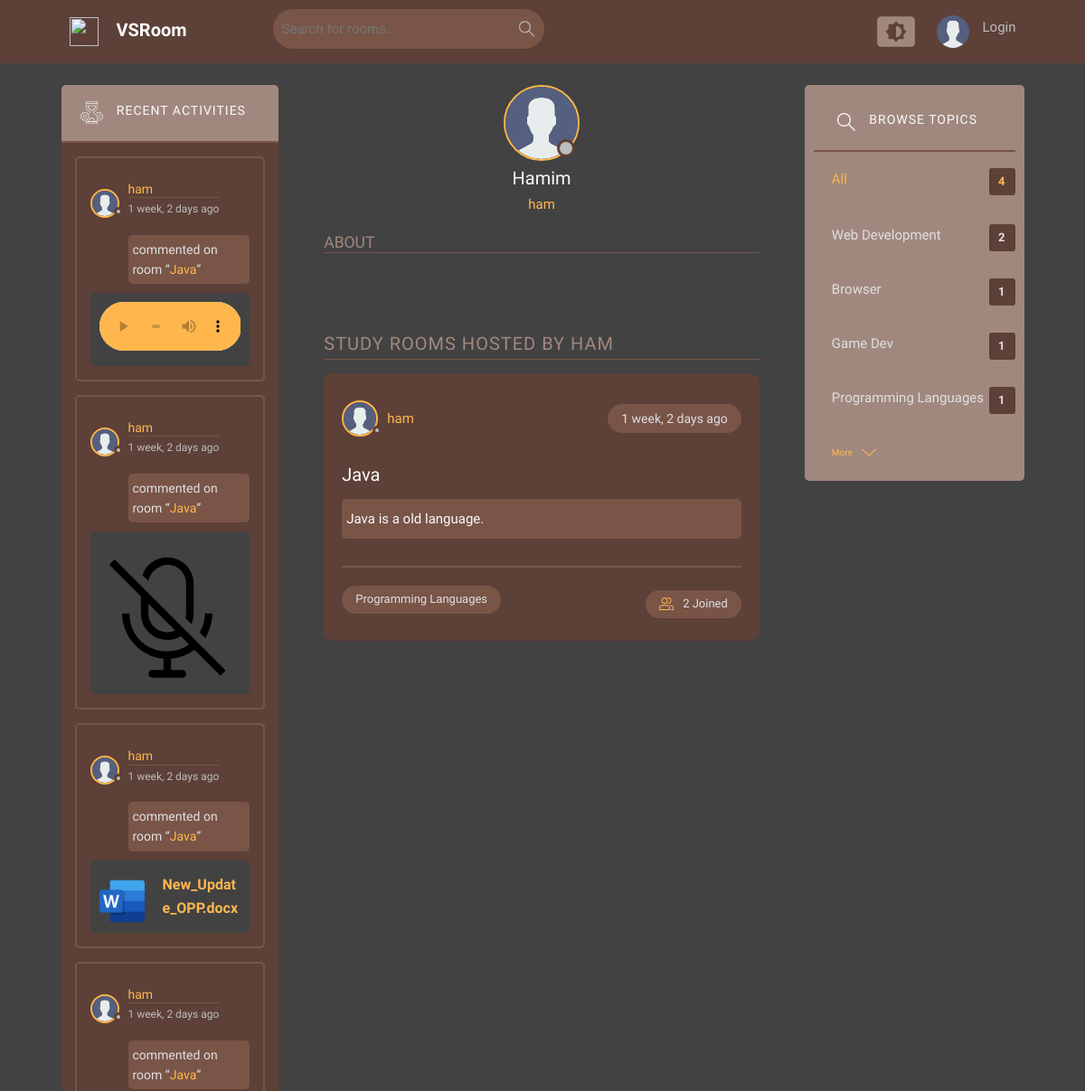
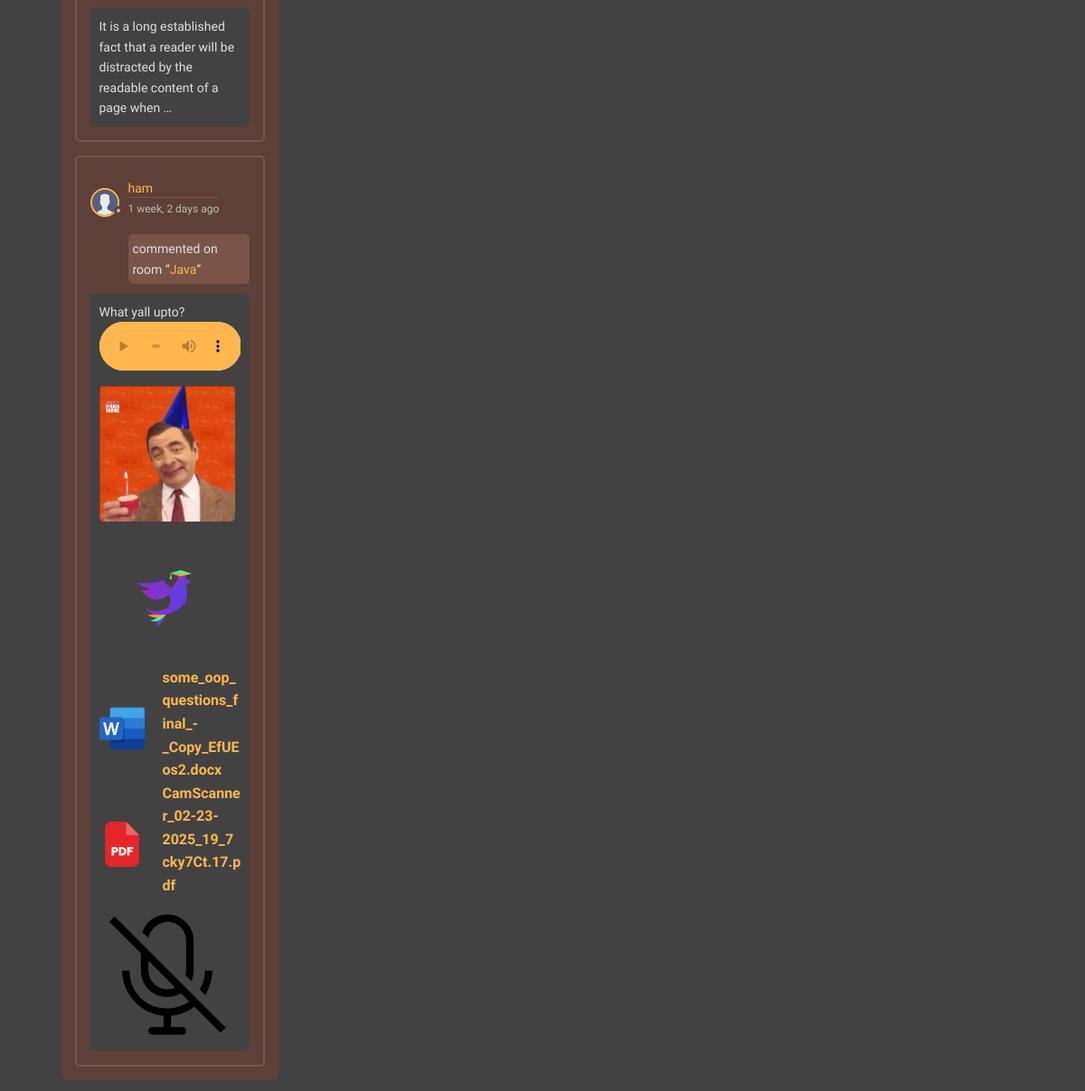
The app's page /profile/13/ with its own data (2 pictures, top to bottom).
### base/models.py (models this page shows, shortened)
class Message(models.Model):
    user = models.ForeignKey(User, on_delete=models.CASCADE)
    room = models.ForeignKey(Room, on_delete=models.CASCADE)
    body = models.TextField(blank=True)
    updated = models.DateTimeField(auto_now=True)
    created = models.DateTimeField(auto_now_add=True)
    class Meta:
        ordering = ['-updated', '-created']

class User(AbstractUser):
    name = models.CharField(max_length=200, null=True)
    email = models.EmailField(unique=True ,null=True)
    bio = models.TextField(null=True, blank=True)
    avatar = models.ImageField(upload_to=user_avatar_path, null=True, default="avatar.svg")
    USERNAME_FIELD = 'email'
    REQUIRED_FIELDS = ['username']

class Room(models.Model):
    host = models.ForeignKey(User, on_delete=models.SET_NULL, null=True)
    topic = models.ForeignKey(Topic, on_delete=models.SET_NULL, null=True, blank=True)
    name = models.CharField(max_length=200)
    description = models.TextField(null=True, blank=True)
    participants = models.ManyToManyField(User, related_name='participants', blank=True)
    updated = models.DateTimeField(auto_now=True)
    created = models.DateTimeField(auto_now_add=True)
    class Meta:
        ordering = ['-updated', '-created']
    def __str__(self):
        return str(self.name)

class MessageFile(models.Model):
    message = models.ForeignKey(Message, on_delete=models.CASCADE, related_name='files')
    file = models.FileField(upload_to='messages/')
    original_name = models.CharField(max_length=255, default="unknown")

class Topic(models.Model):
    name = models.CharField(max_length=200)

### base/views.py (the view)
# urls.py: path('profile/<str:pk>/', views.userProfile, name='user-profile'),
def userProfile(request, pk):
    user = User.objects.get(id=pk)
    rooms = user.room_set.all().order_by('-created')
    paginator = Paginator(rooms, 4)
    page_number = request.GET.get("page")
    page_obj = paginator.get_page(page_number)
    messages = user.message_set.all()
    topics = Topic.objects.all()
    return render(request, 'base/profile.html', {
        'user': user,
        'rooms': page_obj,
        'messages': messages,
        'topics': topics
    })

### base/templates/base/profile.html (shortened to what this page needs)
{% extends 'base/main.html' %}
{% block text %}
  <main class="profile-page layout layout--3">
    <div class="container">
      {% include 'base/activity_component.html' %}
      <div class="roomList">
        <div class="profile">
          <div class="profile__avatar">
            <div class="avatar avatar--large {% if request.user != user %}inactive{% else %}active{% endif %}">
                <img src="{{ user.avatar.url|default:'/static/Images/avatar.svg' }}" />
              </div>
          </div>
          <div class="profile__info">
            <h3>{{ user.name }}</h3>
            <p>{{ user.username }}</p>
          </div>
          <div class="profile__about">
            <h3>About</h3>
          </div>
        </div>
        <div class="roomList__header">
          <div>
            <h2>Study Rooms Hosted by {{ user.username }}</h2>
          </div>
        </div>
        {% include 'base/room_component.html' with rooms=rooms %}
      </div>
      {% include 'base/topic_component.html' %}
    </div>
  </main>
{% endblock text %}

### base/templates/base/main.html (shortened to what this page needs)
<!DOCTYPE html>
{% load static %}
<html lang="en">
  <head>
    <link href="https://cdn.jsdelivr.net/npm/bootstrap@5.3.3/dist/css/bootstrap.min.css"
          rel="stylesheet"
>
    <link rel="stylesheet" href="{% static 'styles/style.css' %}" />
  </head>
  <body>
    {% include 'base/nav.html' %}
    {% block text %}{% endblock %}
  </body>
</html>

### base/templates/base/nav.html (shortened to what this page needs)
{% load static %}
<header class="header header--loggedIn">
  <div class="container">
    <a href="{% url 'home' %}" class="header__logo">
      <img src="{% static 'Images/poetry.png' %}" />
      <h1>VSRoom</h1>
    </a>
    <form class="header__search nav__search" method="GET" action="{% url 'home' %}">
      <label>
        <input name="q" placeholder="Search for rooms..." />
      </label>
    </form>
    <nav class="header__menu">
      <div class="dropdown-container">
        <div class="color-theme-menu">
        </div>
      </div>
      {% if request.user.is_authenticated %}
      <div class="header__user">
        <a href="{% url 'user-profile' request.user.id %}">
          <div class="avatar avatar--medium active">
            <img src="{{request.user.avatar.url}}" />
          </div>
          <p>{{request.user.name}}<span>{{request.user.username}}</span></p>
        </a>
        <button class="dropdown-button">
          <svg version="1.1" xmlns="http://www.w3.org/2000/svg" width="32" height="32" viewBox="0 0 32 32">
            <title>chevron-down</title>
            <path d="M16 21l-13-13h-3l16 16 16-16h-3l-13 13z"></path>
          </svg>
        </button>
      </div>
      {% else %}
      <a href="{% url 'login' %}">
        <img src="{% static 'Images/avatar.svg' %}" />
        <p>Login</p>
      </a>
      {% endif %}
    </nav>
  </div>
</header>

### base/templates/base/activity_component.html (shortened to what this page needs)
{% load static %}
<div class="activities">
  <div class="activities__header">
    <h2>Recent Activities</h2>
  </div>
  {% for message in messages %}
    <div class="activities__box">
      <div class="activities__boxHeader roomListRoom__header">
        <a href="{% url 'user-profile' message.user.id %}"
           class="roomListRoom__author">
          <div class="avatar avatar--small {% if request.user != message.user %}inactive{% else %}active{% endif %}">
            <img src="{{ message.user.avatar.url }}" />
          </div>
          <p>
            {{ message.user.username }}
            <span>{{ message.created | timesince }} ago</span>
          </p>
        </a>
      </div>
      <div class="activities__boxContent">
        <p>
          commented on room “<a href="{% url 'room' message.room.id %}">{{ message.room }}</a>”
        </p>
        <div class="activities__boxRoomContent">
          {{ message.body| truncatewords:20 }}
          {% if message.audiomessage.all %}
          <div class="message__audio">
            <audio controls class="audioPlayer">
              <source src="{{ message.audiomessage.first.audio_file.url }}"
                      type="audio/wav">
            </audio>
          </div>
        {% endif %}
          {% if message.files.all %}
            <div class="message__files">
              {% for file in message.files.all %}
                <div class="message__file">
                  {% with file.file.url|lower as file_url %}
                    {% if file_url|slice:'-4:' == ".png" or file_url|slice:'-4:' == ".jpg" or file_url|slice:'-5:' == ".jpeg" or file_url|slice:'-4:' == ".gif" or file_url|slice:'-4:' == ".svg" %}
                      <img src="{{ file.file.url }}" alt="Uploaded Image" class="uploaded-image">
                    {% else %}
                      {% with file_url|slice:'-1:' as ext %}
                        {% with file_url|slice:'-2:' as ext2 %}
                          {% with file_url|slice:'-3:' as ext3 %}
                            {% with file_url|slice:'-4:' as ext4 %}
                              {% with file_url|slice:'-5:' as ext5 %}
                                {% if ext3 == "pdf" %}
                                  <img src="{% static 'Images/icons/pdf_icon.png' %}" class="file-icon">
                                {% elif ext3 == "txt" %}
                                  <img src="{% static 'Images/icons/txt_icon.png' %}" class="file-icon">
                                {% elif ext4 == "docx" %}
                                  <img src="{% static 'Images/icons/docx_icon.png' %}" class="file-icon">
                                {% elif ext4 == "xlsx" %}
                                  <img src="{% static 'Images/icons/xlsx_icon.png' %}" class="file-icon">
                                {% elif ext2 == "py" %}
                                  <img src="{% static 'Images/icons/py_icon.png' %}" class="file-icon">
                                {% elif ext == "c" %}
                                  <img src="{% static 'Images/icons/c_icon.png' %}" class="file-icon">
                                {% elif ext3 == "cpp" or ext3 == "c++" %}
                                  <img src="{% static 'Images/icons/cpp_icon.png' %}" class="file-icon">
                                {% elif ext4 == "html" %}
                                  <img src="{% static 'Images/icons/html_icon.png' %}" class="file-icon">
                                {% elif ext3 == "css" %}
                                  <img src="{% static 'Images/icons/css_icon.png' %}" class="file-icon">
                                {% elif ext3 == "zip" %}
                                  <img src="{% static 'Images/icons/zip_icon.png' %}" class="file-icon">
                                {% elif ext3 == "mp3" %}
                                  <audio controls class="audioPlayer">
                                    <source src="{{ file.file.url }}" type="audio/mp3">
                                  </audio>
                                {% elif ext3 == "wav" %}
                                  <audio controls class="audioPlayer">
                                    <source src="{{ file.file.url }}" type="audio/wav">
                                  </audio>
                                {% elif ext3 == "mkv" %}
                                  <img src="{% static 'Images/icons/mkv_icon.png' %}" class="file-icon">
                                {% elif ext3 == "mp4" %}
                                  <video class="videoPlayer" controls>
                                    <source src="{{ file.file.url }}" type="video/mp4">
                                  </video>
                                {% else %}
                                  <img src="{% static 'Images/icons/default_file_icon.png' %}"
                                       class="file-icon">
                                {% endif %}
                              {% endwith %}
                            {% endwith %}
                          {% endwith %}
                        {% endwith %}
                      {% endwith %}
                      <span class="file-link">
                        <a href="{{ file.file.url }}" target="_blank">{{ file.file.name|cut:"messages/" }}</a>
                      </span>
                    {% endif %}
                  {% endwith %}
                </div>
              {% endfor %}
            </div>
          {% endif %}
        </div>
      </div>
    </div>
  {% endfor %}
</div>

### base/templates/base/room_component.html (shortened to what this page needs)
<div class="room-slider">
  {% for room in rooms %}
  <div class="roomListRoom">
    <div class="roomListRoom__header">
      <a href="{% url 'user-profile' room.host.id %}" class="roomListRoom__author">
        <div class="avatar avatar--medium {% if request.user != room.host %}inactive{% else %}active{% endif %}">
          <img src="{{ room.host.avatar.url }}" />
        </div>
        <span>{{ room.host.username }}</span>
      </a>
      <div class="roomListRoom__actions">
        <span>{{ room.created | timesince }} ago</span>
      </div>
    </div>
    <a href="{% url 'room' room.id %}" class="roomListRoom__content">
      <h3>{{ room.name }}</h3>
      {% if room.description %}
      <p>{{ room.description }}</p>
      {% endif %}
    </a>
    <div class="roomListRoom__meta">
      <p class="roomListRoom__topic">{{ room.topic.name }}</p>
      <a href="{% url 'room' room.id %}" class="roomListRoom__joined">
        {{ room.participants.all.count }} Joined
      </a>
    </div>
  </div>
  {% empty %}
  <p>No rooms available.</p>
  {% endfor %}
</div>

### base/templates/base/topic_component.html (shortened to what this page needs)
<div class="topics">
    <div class="topics__header">
        <h2>Browse Topics</h2>
    </div>
    <ul class="topics__list">
        <li>
            <a href="{% url 'home' %}" class="active">All <span class="topic-count">{{topics.count}}</span></a>
        </li>
        {% for topic in topics|slice:":4" %}
        <li>
            <a href="{% url 'home' %}?q={{topic.name}}">{{topic.name}}<span class="topic-count">{{topic.room_set.all.count}}</span></a>
        </li>
        {% endfor %}
        <a class="btn btn--link" href="{% url 'topics' %}">
            More
            <svg version="1.1" xmlns="http://www.w3.org/2000/svg" width="32" height="32" viewBox="0 0 32 32">
                <title>chevron-down</title>
                <path d="M16 21l-13-13h-3l16 16 16-16h-3l-13 13z"></path>
            </svg>
        </a>
    </ul>
</div>

### records on screen
Message: user.avatar (placeholder picture), user.username "ham", created "1 week, 2 days", room "Java"
Message: user.avatar (placeholder picture), user.username "ham", created "1 week, 2 days", room "Java"
MessageFile: file (picture)
Message: user.avatar (placeholder picture), user.username "ham", created "1 week, 2 days", room "Java"
MessageFile: file.name "New_Update_OPP.docx"
Message: user.avatar (placeholder picture), user.username "ham", created "1 week, 2 days", room "Java", body "It is a long established fact that a reader will be distracted by the readable content of a page when …"
Message: user.avatar (placeholder picture), user.username "ham", created "1 week, 2 days", room "Java", body "What yall upto?"
MessageFile: file (picture)
MessageFile: file (picture)
MessageFile: file.name "some_oop_questions_final_-_Copy_EfUEos2.docx"
MessageFile: file.name "CamScanner_02-23-2025_19_7cky7Ct.17.pdf"
MessageFile: file (picture)
User: avatar (placeholder picture), name "Hamim", username "ham", username "HAM"
Room: host.avatar (placeholder picture), host.username "ham", created "1 week, 2 days", name "Java", description "Java is a old language.", topic.name "Programming Languages", participants.all.count "2"
Topic: name "Web Development", room_set.all.count "2"
Topic: name "Browser", room_set.all.count "1"
Topic: name "Game Dev", room_set.all.count "1"
Topic: name "Programming Languages", room_set.all.count "1"

### other values on screen
{{ topics.count }} "4"
